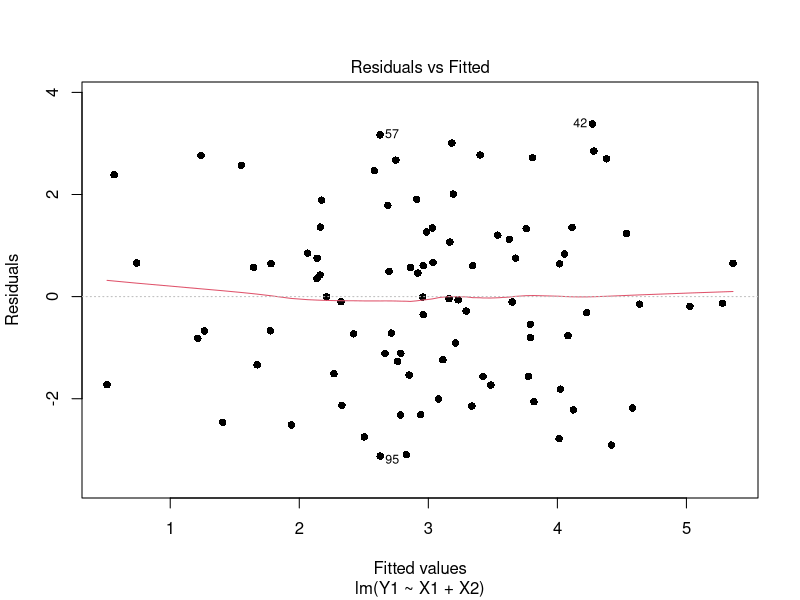

This figure's R source: (Note: this script raises an error after producing the figure.)
## ---- chunk 1
knitr::opts_chunk$set(echo = TRUE)
## ---- chunk 2
RawData <- read.table("RegD1.txt", header=T)
#Considering every tenth data
test = seq(10,nrow(RawData),by=10)
#trainData
trainData <- RawData[-test,]
print("head of training data")
print(head(trainData))
#testData
testData <- RawData[test,]
print("head of testing data")
print(head(testData))
## ---- chunk 3

model <- lm(Y1~X1+X2, data=trainData)
summary(model)
## ---- chunk 4
library(broom)
model.diag.metrics <- augment(model)
head(model.diag.metrics)
## ---- chunk 5
# library(corrplot)
# corrplot(model, method = "number")
## ---- chunk 6
plot(model, pch=16, which=1)
## ---- chunk 7
library(car)
library(stats)
#qqnorm(residuals(model))
#qqline(residuals(model))
qq <- qqPlot(model, main="QQ Plot")
print(qq)
## ---- chunk 8
library(car)
leveragePlots(model)
## ---- chunk 9
library(lmtest)
dwtest(model)
## ---- chunk 10
# Cook's D plot
# identify D values > 4/(n-k-1 )
cutoff <- 4/((nrow(trainData)-length(model$coefficients)-2)) 
plot(model, which=4, cook.levels=cutoff)
# It shows datapoints 1,5 and 47 are influential
influencePlot(model, main="Influence Plot", sub="Circle size is proportial to Cook's Distance" )
## ---- chunk 11
# Evaluate Collinearity
vif(model) # variance inflation factors 
sqrt(vif(model)) > 2 # problem?
## ---- chunk 12
# Evaluate homoscedasticity
# non-constant error variance test
ncvTest(model)
# plot studentized residuals vs. fitted values 
spreadLevelPlot(model)
## ---- chunk 13
# Evaluate Nonlinearity
# component + residual plot 
#crPlots(model)
# Ceres plots 
ceresPlots(model)
## ---- chunk 14
# Test for Autocorrelated Errors
durbinWatsonTest(model)
